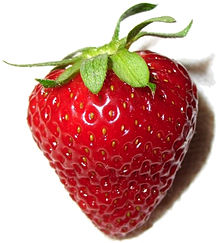
%> input picture PROJ/strawberry.jpg, 220 x 243 px
$ octave --eval "result = EdgeDetection(imread('../../PROJ/strawberry.jpg'));"   (GNU Octave 9; MATLAB toolbox functions it lacks are replaced by stand-ins)
%> lines starting %> are read from the running program, lines starting %| are printed output that depends on the picture; in (x1, y1, x2, y2) boxes, pixels count from 0 and x2, y2 are one past the last pixel; in counts of white or black regions, pixels touching at a corner belong together; the program's own positions count from 1
function result=EdgeDetection(RGB)
% using matlab toolbox, edge, imfill, imclose(morphorogy), rgb2gray,
% rgb2BW,
% R,G,B processing seperate
% Read in the image
%  i=1;str2='.jpg';
%  for i=1:1
%      RGB =imread( strcat(strcat(num2str(i)),str2));
%RGB = imread('F:\project\jama1.jpg');
RGB=imread('F:\project\fruits\wtrmlnvf.jpg');
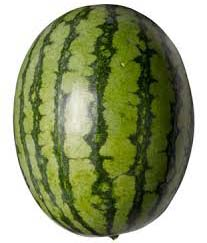
%> input picture 15th july,IMP/fruits/wtrmlnvf.jpg, 207 x 243 px
%> RGB is the input picture: size 243x207x3 uint8; mean R, G, B 148.1, 156.4, 118.5


A=RGB;
% Convert the image into gray scale, R, G, and B. Perform the "edge"
% function to get the edge in different format.
% E_W: whole edge information without segregating the image.
% E_R: edge information of the Red.
% E_G: edge information of the Green.
% E_B: edge information of the Blue.
B=rgb2gray(A);
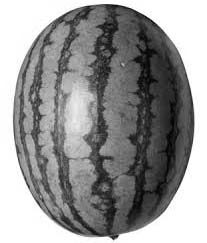
%> B: size 243x207 uint8; min 2, max 255, mean 149.6
%figure(1)
%imshow(B);
E_W=edge(B,'prewitt');
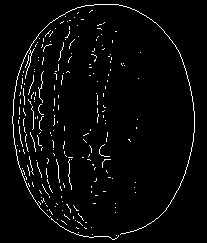
%> E_W: size 243x207 logical; 3.3% white in thin lines or dots, all inside (x1, y1, x2, y2) = (12, 4, 195, 240)
E_R=edge((A(:,:,1)));
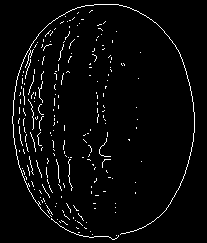
%> E_R: size 243x207 logical; 3.4% white in thin lines or dots, all inside (x1, y1, x2, y2) = (12, 4, 195, 240)
E_G=edge((A(:,:,2)));
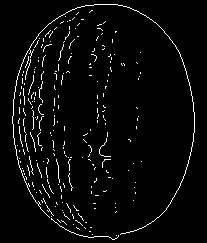
%> E_G: size 243x207 logical; 3.5% white in thin lines or dots, all inside (x1, y1, x2, y2) = (12, 4, 195, 240)
E_B=edge((A(:,:,3)));
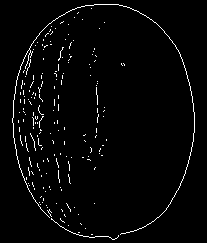
%> E_B: size 243x207 logical; 2.5% white in thin lines or dots, all inside (x1, y1, x2, y2) = (12, 4, 195, 240)
% E: the combination of the edge information of R, G, and B.
E=E_R+E_G+E_B;
LPF=ones(5,5);
[row col]=size(E);
%> row = 243; col = 207
result=zeros(row, col);
for i=3:row-2
  for j=3:col-2
   result(i,j)=sum(sum(LPF.*E(i-2:i+2,j-2:j+2)));
      if (result(i,j)>0)
         result(i,j)=1;
      end
  end
end
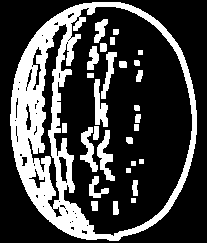
%> result: size 243x207 double; values 0 (black) and 1 (white), 26.6% white; 29 white regions, largest, box (x1, y1, x2, y2) and area: (10, 2, 197, 241) 10424, (97, 130, 115, 181) 401, (94, 79, 108, 127) 387
%figure(2)
imshow(result)
end
